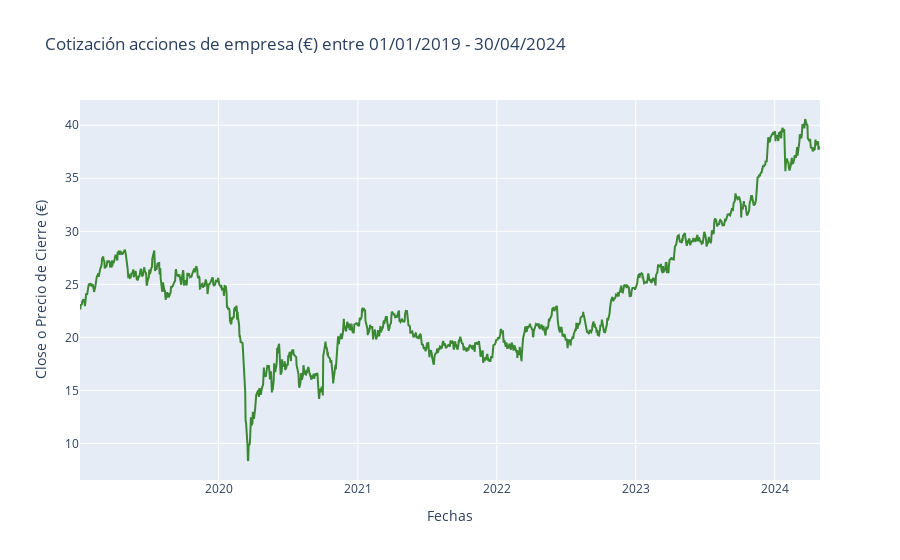

Notebook code for this chart:
### Markdown cell above
A partir del dataset de ACS, se muestra un gráfico de líneas interactivo creado con la librería plotly.

### Code cell
import plotly.graph_objs as go

#1 Date con Close
trace1 = go.Scatter(
    x= dataset_empresa['Date'],
    y= dataset_empresa['Close'],
    marker = dict(color = 'rgba(16, 112, 2, 0.8)'),
)

layout = go.Layout(barmode='overlay',
                   title='Cotización acciones de empresa (€) entre 01/01/2019 - 30/04/2024',
                   xaxis=dict(title='Fechas'),
                   yaxis=dict( title='Close o Precio de Cierre (€)'),
)
data = [trace1]
fig = go.Figure(data=data, layout=layout)
iplot(fig)

### Figure 1 — Plotly figure (JSON) as saved in the notebook; plotly's stock layout.template omitted (floating-point values rounded to 4 significant figures; data arrays with more than 128 entries replaced by an {"elided": "..."} marker saying what was removed)
{"data": [{"marker": {"color": "rgba(16, 112, 2, 0.8)"}, "type": "scatter", "x": {"elided": "1364 str values"}, "y": {"elided": "1364 float values"}}], "layout": {"barmode": "overlay", "title": {"text": "Cotización acciones de empresa (€) entre 01/01/2019 - 30/04/2024"}, "xaxis": {"title": {"text": "Fechas"}}, "yaxis": {"title": {"text": "Close o Precio de Cierre (€)"}}}}
